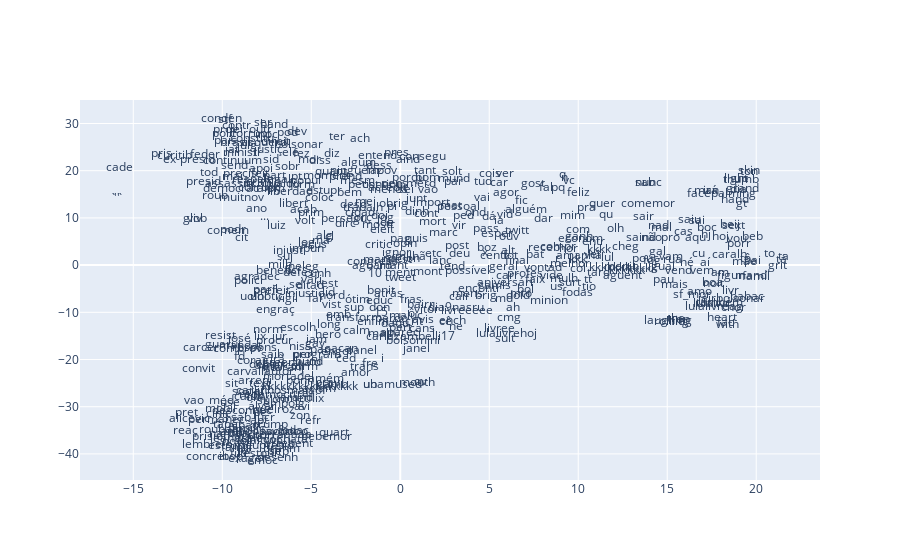

The code cell stored with this chart in its notebook:
### Code cell
def reduce_dimensions(model):
    num_dimensions = 2  # final num dimensions (2D, 3D, etc)

    vectors = [] # positions in vector space
    labels = [] # keep track of words to label our data again later
    for i, word in enumerate(model.wv.vocab):
        if i == 500:
            break
        vectors.append(model.wv[word])
        labels.append(word)

    # convert both lists into numpy vectors for reduction
    vectors = np.asarray(vectors)
    labels = np.asarray(labels)

    # reduce using t-SNE
    vectors = np.asarray(vectors)
    tsne = TSNE(n_components=num_dimensions, random_state=0)
    vectors = tsne.fit_transform(vectors)

    x_vals = [v[0] for v in vectors]
    y_vals = [v[1] for v in vectors]
    return x_vals, y_vals, labels


x_vals, y_vals, labels = reduce_dimensions(model)

def plot_with_plotly(x_vals, y_vals, labels, plot_in_notebook=True):
    trace = go.Scatter(x=x_vals, y=y_vals, mode='text', text=labels)
    data = [trace]

    if plot_in_notebook:
        init_notebook_mode(connected=True)
        iplot(data, filename='word-embedding-plot')
    else:
        plot(data, filename='word-embedding-plot.html')


def plot_with_matplotlib(x_vals, y_vals, labels):    

    random.seed(0)

    plt.figure(figsize=(12, 12))
    plt.scatter(x_vals, y_vals)

    #
    # Label randomly subsampled 25 data points
    #
    indices = list(range(len(labels)))
    selected_indices = random.sample(indices, 25)
    for i in selected_indices:
        plt.annotate(labels[i], (x_vals[i], y_vals[i]))

try:
    get_ipython()
except Exception:
    plot_function = plot_with_matplotlib
else:
    plot_function = plot_with_plotly

plot_function(x_vals, y_vals, labels)

### Figure 1 — Plotly figure (JSON) as saved in the notebook; plotly's stock layout.template omitted (floating-point values rounded to 4 significant figures; data arrays with more than 128 entries replaced by an {"elided": "..."} marker saying what was removed)
{"data": [{"mode": "text", "text": {"elided": "500 str values"}, "type": "scatter", "x": {"elided": "500 float values"}, "y": {"elided": "500 float values"}}], "layout": {}}
